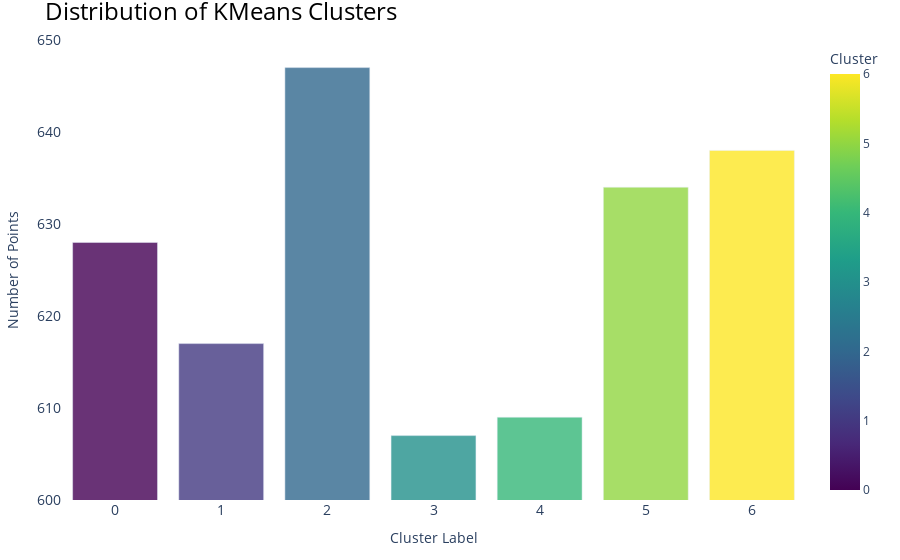

The code cell stored with this chart in its notebook:
### Code cell
cluster_cardinality = KMeans_Cluster_df['KMeans_Cluster'].value_counts().reset_index()
# Rename columns for better readability
cluster_cardinality.columns = ['Cluster Label', 'Number of Points']

fig = px.bar(
    cluster_cardinality,
    x='Cluster Label',
    y='Number of Points',
    title='Distribution of KMeans Clusters',
    labels={'Cluster Label': 'Cluster', 'Number of Points': 'Count'},
    color='Cluster Label',
    color_continuous_scale='Viridis',
    opacity=0.8
)

# Update layout with custom axis ranges
fig.update_layout(
    title_font_size=24,
    title_font_color='black',
    xaxis_title='Cluster Label',
    yaxis_title='Number of Points',
    xaxis_tickfont=dict(size=14),
    yaxis_tickfont=dict(size=14),
    margin=dict(l=50, r=50, t=40, b=60), 
    paper_bgcolor='white',  # White background
    plot_bgcolor='white',  # White plot area
    showlegend=False,
    yaxis=dict(range=[600, 650])  # Start y-axis at 600
)

fig.show()

### Figure 1 — Plotly figure (JSON) as saved in the notebook; plotly's stock layout.template omitted (floating-point values rounded to 4 significant figures)
{"data": [{"alignmentgroup": "True", "hovertemplate": "Cluster=%{marker.color}<br>Count=%{y}<extra></extra>", "legendgroup": "", "marker": {"color": [2, 6, 5, 0, 1, 4, 3], "coloraxis": "coloraxis", "opacity": 0.8, "pattern": {"shape": ""}}, "name": "", "offsetgroup": "", "orientation": "v", "showlegend": false, "textposition": "auto", "type": "bar", "x": [2, 6, 5, 0, 1, 4, 3], "xaxis": "x", "y": [647, 638, 634, 628, 617, 609, 607], "yaxis": "y"}], "layout": {"barmode": "relative", "coloraxis": {"colorbar": {"title": {"text": "Cluster"}}, "colorscale": [[0, "#440154"], [0.1111, "#482878"], [0.2222, "#3e4989"], [0.3333, "#31688e"], [0.4444, "#26828e"], [0.5556, "#1f9e89"], [0.6667, "#35b779"], [0.7778, "#6ece58"], [0.8889, "#b5de2b"], [1, "#fde725"]]}, "legend": {"tracegroupgap": 0}, "margin": {"b": 60, "l": 50, "r": 50, "t": 40}, "paper_bgcolor": "white", "plot_bgcolor": "white", "showlegend": false, "title": {"font": {"color": "black", "size": 24}, "text": "Distribution of KMeans Clusters"}, "xaxis": {"anchor": "y", "domain": [0, 1], "tickfont": {"size": 14}, "title": {"text": "Cluster Label"}}, "yaxis": {"anchor": "x", "domain": [0, 1], "range": [600, 650], "tickfont": {"size": 14}, "title": {"text": "Number of Points"}}}}
